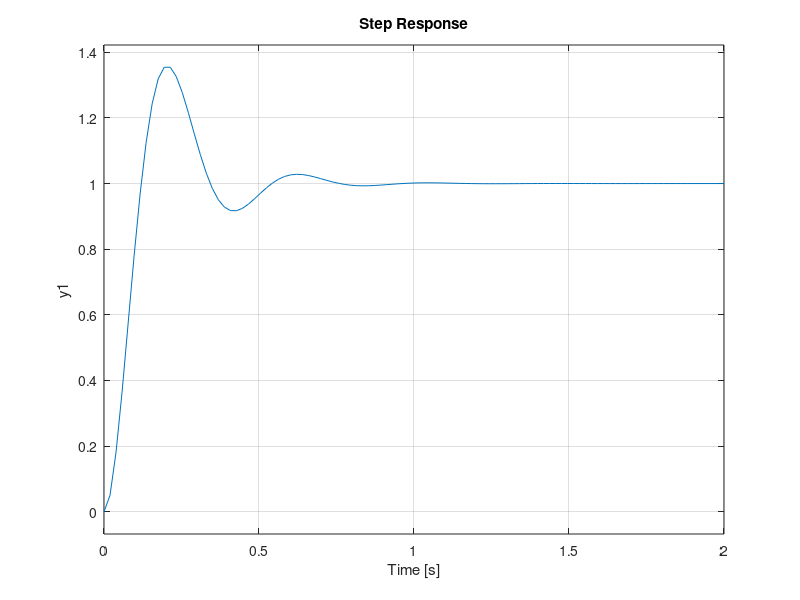

Recreate this plot in MATLAB.
%% a)
G_s = tf(1, [1 3.2 0]);

%% b)
% rlocus(G_s);

%% c)
z = 6;
p = 15.51;
Gc_s = tf([1 z], [1 p]);

%% d)
P_s = series(Gc_s, G_s);

%% e)
% figure()
rlocus(P_s);
% hold on;

%% f)
k_c = 62;
G_s = series(G_s, 4.7);
Gc_s = series(Gc_s, k_c);
scaled_P_s = series(G_s, Gc_s);

%% g)
T_s = feedback(scaled_P_s, 1)
% rlocus(T_s)
% hold off;
step(T_s)

%% h) & i)
poles = pole(T_s)
zeros = zero(T_s)

%% j)

